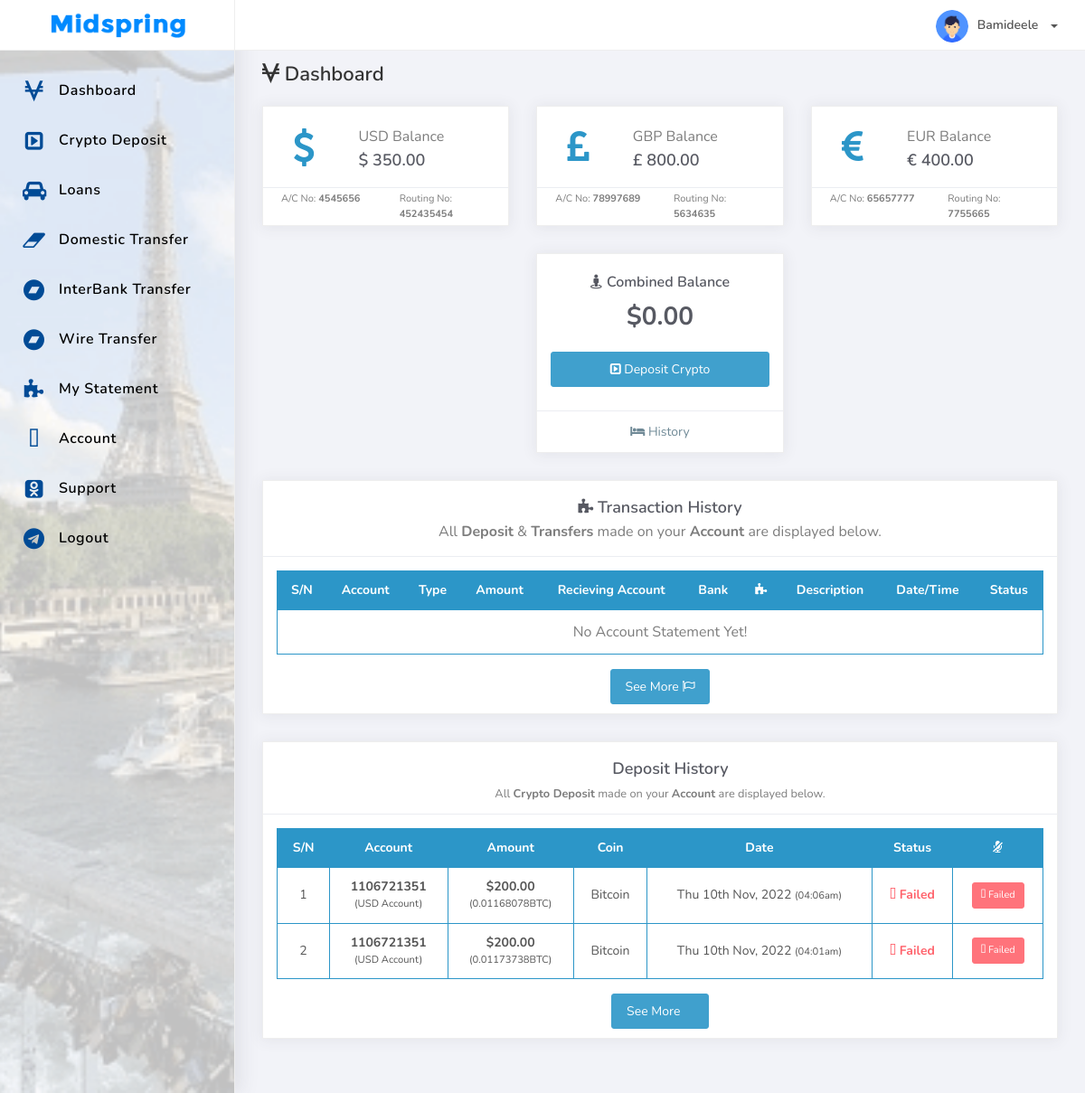
Page /home/home.php (signed in) on the committed database.
### tables this page shows
CREATE TABLE `users` (
  `id` int(11) NOT NULL,
  `gencode` varchar(40) NOT NULL,
  `name` varchar(50) NOT NULL,
  `email` varchar(50) NOT NULL,
  `photo` varchar(255) DEFAULT NULL,
  `password` varchar(255) NOT NULL,
  `passkey` varchar(40) DEFAULT NULL,
  `ip_address` varchar(40) NOT NULL,
  `city` varchar(100) DEFAULT NULL,
  `sex` varchar(100) DEFAULT NULL,
  `nation` varchar(100) DEFAULT NULL,
  `dob` varchar(100) DEFAULT NULL,
  `salary` varchar(100) DEFAULT NULL,
  `work` varchar(100) DEFAULT NULL,
  `marry` varchar(100) DEFAULT NULL,
  `reg_state` varchar(40) NOT NULL,
  `reg_country` varchar(40) NOT NULL,
  `bank_name` varchar(25) DEFAULT NULL,
  `account_name` varchar(50) DEFAULT NULL,
  `account_no` varchar(50) DEFAULT NULL,
  `btc_address` varchar(255) DEFAULT NULL,
  `eth_address` varchar(255) DEFAULT NULL,
  `litecoin_address` varchar(200) DEFAULT NULL,
  `ripple_address` varchar(200) DEFAULT NULL,
  `plan` varchar(25) DEFAULT '0',
  `promo_plan` varchar(20) NOT NULL DEFAULT '0',
  `confirmed_plan` varchar(25) DEFAULT '0',
  `account_bal` varchar(20) NOT NULL DEFAULT '0',
  `ref_bonus` varchar(20) NOT NULL DEFAULT '0',
  `bonus_released` varchar(20) NOT NULL DEFAULT '0',
  `ref_by` varchar(20) DEFAULT NULL,
  `ref_link` varchar(100) DEFAULT NULL,
  `entered_at` datetime DEFAULT NULL,
  `activated_at` datetime DEFAULT NULL,
  `last_growth` datetime DEFAULT NULL,
  `idcard` varchar(400) DEFAULT NULL,
  `photoid` varchar(400) DEFAULT NULL,
  `transfer` varchar(120) NOT NULL DEFAULT 'active',
  `deposit` varchar(100) NOT NULL DEFAULT 'active',
  `status` varchar(25) DEFAULT 'blocked',
  `verification` varchar(40) DEFAULT NULL,
  `otpstatus` int(11) NOT NULL DEFAULT 0,
  `otp` int(11) DEFAULT NULL,
  `type` varchar(25) DEFAULT '0',
  `created_at` datetime NOT NULL,
  `updated_at` datetime NOT NULL
);

CREATE TABLE `accounts` (
  `id` int(11) NOT NULL,
  `user_id` int(11) DEFAULT NULL,
  `account_type` varchar(50) DEFAULT NULL,
  `account_number` varchar(100) DEFAULT NULL,
  `routing` varchar(100) DEFAULT NULL,
  `balance` varchar(50) DEFAULT NULL,
  `status` varchar(50) NOT NULL DEFAULT 'active',
  `created_at` timestamp NOT NULL DEFAULT current_timestamp(),
  `updated_at` timestamp NOT NULL DEFAULT current_timestamp() ON UPDATE current_timestamp()
);

### home/includes/auth.php (called while the page is built, shortened)
<?php
$session_id = $_SESSION['logged_id'];
?>

### home/home.php (the view, shortened to what this page needs)
<?php
 include_once 'includes/auth.php';
$user_query = mysqli_query($con, "select * from users where id='$session_id'")or die(mysqli_error());
$row = mysqli_fetch_array($user_query);
?>
<!DOCTYPE html>
<html class="__fb-dark-mode">
<head><meta http-equiv="X-UA-Compatible" content="IE=edge,chrome=1" />
<link rel="stylesheet" href="https://maxst.icons8.com/vue-static/landings/line-awesome/font-awesome-line-awesome/css/all.min.css">
<link rel="stylesheet" href="https://maxst.icons8.com/vue-static/landings/line-awesome/line-awesome/1.3.0/css/line-awesome.min.css">
<link rel="stylesheet" href="https://use.fontawesome.com/releases/v5.11.2/css/all.css">
<link rel="stylesheet" href="https://maxcdn.bootstrapcdn.com/font-awesome/4.7.0/css/font-awesome.min.css">
<link rel="stylesheet" href="https://maxcdn.icons8.com/fonts/line-awesome/1.1/css/line-awesome-font-awesome.min.css">
<link rel="stylesheet" href="assets/style.css">
 </head>
<body>
<div class="wrapper"><div class="main-header"><div class="logo-header"><a href="home" class="logo mx-auto" style="display: block;text-align: center;"><img src="assets/img/logo.png?v=0.09ASDghshjsdTYHGHGskjj" style="height: auto;max-width: 200px;" alt="home" /></a></div><nav class="navbar navbar-header navbar-expand-lg">
<div class="container-fluid"> <div class="col"> </div>
<ul class="navbar-nav topbar-nav ml-md-auto align-items-center"><li class="nav-item dropdown"><a class="dropdown-toggle profile-pic" data-toggle="dropdown" href="javascript:void();" aria-expanded="false"> <img src="assets/img/profile/profile.png" alt="user-img" width="36px" style="width:36px;" class="img-circle" data-picture><span ><?php echo $row['name']; ?></span> </a></li></ul>
</div>
</nav></div>
<div class="sidebar" style="background-image:url('assets/img/1.png?v=0.09ASDghshjsdTYHGHGskjj');">
<div class="scrollbar-inner sidebar-wrapper"><ul class="nav" id="memenu"><li class="nav-item"><a href="home" aside><i class="fa la-home"></i><p>Dashboard</p></a></li><li class="nav-item"><a href="deposit" aside><i class="fa la-btc"></i><p>Crypto Deposit</p></a></li><li class="nav-item"><a href="loan" aside><i class="fa la-diamond"></i><p>Loans</p></a></li><li class="nav-item"><a href="domestic" aside><i class="fa la-bank"></i><p>Domestic Transfer</p></a></li><li class="nav-item"><a href="interbank" aside><i class="fa la-refresh"></i><p>InterBank Transfer</p></a></li><li class="nav-item"><a href="transfer" aside><i class="fa la-refresh"></i><p>Wire Transfer</p></a></li><li class="nav-item"><a href="statement" aside><i class="fa la-bar-chart"></i><p>My Statement</p></a></li><li class="nav-item"><a href="settings" aside><i class="fa la-user"></i><p>Account</p></a></li><li class="nav-item"><a href="support"><i class="fa la-support"></i><p>Support</p></a></li><li class="nav-item"><a href="logout" aside><i class="fa la-power-off"></i><p>Logout</p></a></li></ul></div></div>
<div class="main-panel"><div class="content" style="min-height:81vh;padding-top:12px;" id="my-view">
<div class="container-fluid">
						<h4 class="page-title"><i class="fa la-home"></i> Dashboard</h4>
					<?php
					if($row['status'] == 'freeze') { ?>
						<br>
						 <div class="alert alert-danger alert-dismissible text-center"><button type="button" class="close" data-dismiss="alert" aria-label="Close"><span aria-hidden="true">&times;</span></button>
                                <p><b>Your Account has been Freeze. <a href="mailto:support@midspringc.com" class="text-white">Contact support</a></b></p>
                            </div>
                            <br>
                    <?php } else { ?>
						<div class="row">
						<?php
						$account_query = mysqli_query($con, "select * from accounts where user_id='$session_id'")or die(mysqli_error());
					while($row_acc = mysqli_fetch_array($account_query)) {
	?>
 							<div class="col-md-4">
								<div class="card card-stats">
									<div class="card-body ">
										<div class="row">
											<div class="col-4">
												<div class="icon-big text-center icon-warning">
													<i class="fa <?php if($row_acc['account_type'] == 'USD') { ?>
													fa-dollar
													<?php } elseif($row_acc['account_type'] == 'GBP') { ?>
													fa-gbp
													<?php } else { ?>
													fa-euro
													<?php } ?> text-warning"></i>
												</div>
											</div>
											<div class="col-8 d-flex align-items-center">
												<div class="numbers">
													<p class="card-category"><?php echo $row_acc['account_type']; ?> Balance</p>
													<h4 class="card-title">
													<?php if($row_acc['account_type'] == 'USD') { ?>
													$
													<?php } elseif($row_acc['account_type'] == 'GBP') { ?>
													£
													<?php } else { ?>
													€
													<?php } ?>
													<?php echo number_format($row_acc['balance'],2); ?></h4>
												</div>
											</div>
										</div>
									</div>
									<div class="card-footer py-1">
									    <div class="row">
									        <div class="col-6">
											    <p class="card-category" style="font-size:11px!important;">A/C No: <b><?php echo $row_acc['account_number']; ?></b></p>
										    </div>
										    <div class="col-6">
											    <p class="card-category" style="font-size:11px!important;">Routing No: <b><?php echo $row_acc['routing']; ?></b></p>
										    </div>
										</div>
									</div>
								</div>
							</div>
					<?php } ?>
						</div>
						<div class="row">
							<div class="col-md-4 mx-auto" id="deposit">
								<div class="card">
									<div class="card-body">
										<p class="fw-bold mt-1" align="center"><i class="fa la-google-wallet"></i> Combined Balance</p>
										<h4 align="center"><b>$0.00</b></h4>
										<a href="deposit" class="btn btn-warning btn-full text-center mt-3 mb-3"><i class="fa la-btc"></i> Deposit Crypto</a>
									</div>
									<div class="card-footer py-1">
										<ul class="nav" style="justify-content: center;">
											<li class="nav-item"><a class="btn btn-default btn-link" href="deposit"><i class="fa la-history"></i> History</a></li>
										</ul>
									</div>
								</div>
							</div>
							<div class="col-md-12">
								<div class="card card-stats">
									<div class="card-header">
										<h4 class="card-title" align="center"><i class="fa la-bar-chart"></i> Transaction History</h4>
										<p class="card-category" align="center">All <b>Deposit</b> &amp; <b>Transfers</b> made on your <b>Account</b> are displayed below.</p>
									</div>
									<div class="card-body" style="overflow-y:scroll;">
                            <div class="table-responsive">
								<table class="table table-bordered-bd-warning table-head-bg-warning table-bordered table-hover">
									<thead>
										<tr>
										    <th scope="col" style="text-align:center;">S/N</th>
										    <th scope="col" style="text-align:center;">Account</th>
										    <th scope="col" style="text-align:center;">Type</th>
											<th scope="col" style="text-align:center;">Amount</th>
											<th scope="col" style="text-align:center;">Recieving Account</th>
											<th scope="col" style="text-align:center;">Bank</th>
											<th scope="col" style="text-align:center;"><i class="fa la-bar-chart"></i></th>
											<th scope="col" style="text-align:center;">Description</th>
											<th scope="col" style="text-align:center;">Date/Time</th>
											<th scope="col" style="text-align:center;">Status</th>
										</tr>
									</thead>
								    <tbody>
										<tr>
											<td colspan="10"><p class="card-category" align="center">No Account Statement Yet!</p></td>
										</tr>
									</tbody>
								</table>
							</div>
							<div class="w-100 text-center">
							    <a href="statement" class="btn btn-warning">See More <i class="fa la-arrow-circle-right"></i></a>
							</div>
									</div>
								</div>
							</div>
							<div class="col-md-12">
								<div class="card card-stats">
									<div class="card-header">
										<h4 class="card-title" align="center"><i class="fa la-area-chart"></i> Deposit History</h4>
                                        <p class="card-category mt-1 col-12 col-md-11 mx-auto" style="line-height:1;" align="center"><small>All <b>Crypto Deposit</b> made on your <b>Account</b> are displayed below.</small></p>
									</div>
									<div class="card-body" style="overflow-y:scroll;">
                            <div class="table-responsive">
								<table class="table table-bordered-bd-warning table-head-bg-warning table-bordered table-hover">
									<thead>
										<tr>
										    <th scope="col" style="text-align:center;">S/N</th>
										    <th scope="col" style="text-align:center;">Account</th>
											<th scope="col" style="text-align:center;">Amount</th>
											<th scope="col" style="text-align:center;">Coin</th>
											<th scope="col" style="text-align:center;">Date</th>
											<th scope="col" style="text-align:center;">Status</th>
											<th scope="col" style="text-align:center;"><i class="fa la-bars"></i></th>
										</tr>
									</thead>
								    <tbody>
										<tr>
										    <td style="text-align:center;">1</td>
										    <td style="text-align:center;"><b>1106721351<br><small>(USD Account)</small></b></td>
										    <td style="text-align:center;"><b>$200.00<br><small>(0.01168078BTC)</small></b></td>
										    <td style="text-align:center;">Bitcoin</td>
										    <td style="text-align:center;">Thu 10th Nov, 2022 <small>(04:06am)</small></td>
										    <td style="text-align:center;"><b class="text-danger"><i class="fa la-times"></i> Failed</b></td>
										    <td style="text-align:center;"><b class="btn btn-xs btn-danger"><i class="fa la-times-circle"></i> Failed</b></td>
										</tr>
										<tr>
										    <td style="text-align:center;">2</td>
										    <td style="text-align:center;"><b>1106721351<br><small>(USD Account)</small></b></td>
										    <td style="text-align:center;"><b>$200.00<br><small>(0.01173738BTC)</small></b></td>
										    <td style="text-align:center;">Bitcoin</td>
										    <td style="text-align:center;">Thu 10th Nov, 2022 <small>(04:01am)</small></td>
										    <td style="text-align:center;"><b class="text-danger"><i class="fa la-times"></i> Failed</b></td>
										    <td style="text-align:center;"><b class="btn btn-xs btn-danger"><i class="fa la-times-circle"></i> Failed</b></td>
										</tr>
									</tbody>
								</table>
							</div>
							<div class="w-100 text-center">
							    <a href="crypto" class="btn btn-warning">See More <i class="la la-arrow-circle-right"></i></a>
							</div>
									</div>
								</div>
							</div>
						</div>
						<?php } ?>
					</div>
</div></div></div>
<script src="//code.tidio.co/d4ymu0tb2cizdrr0qphekc42ctxw0o5t.js" async></script></body></html>

### rows in the picture
users: name "Bamideele"
accounts: account_type "USD", balance "350.00", account_number "4545656", routing "452435454"
accounts: account_type "GBP", balance "800.00", account_number "78997689", routing "5634635"
accounts: account_type "EUR", balance "400.00", account_number "65657777", routing "7755665"
